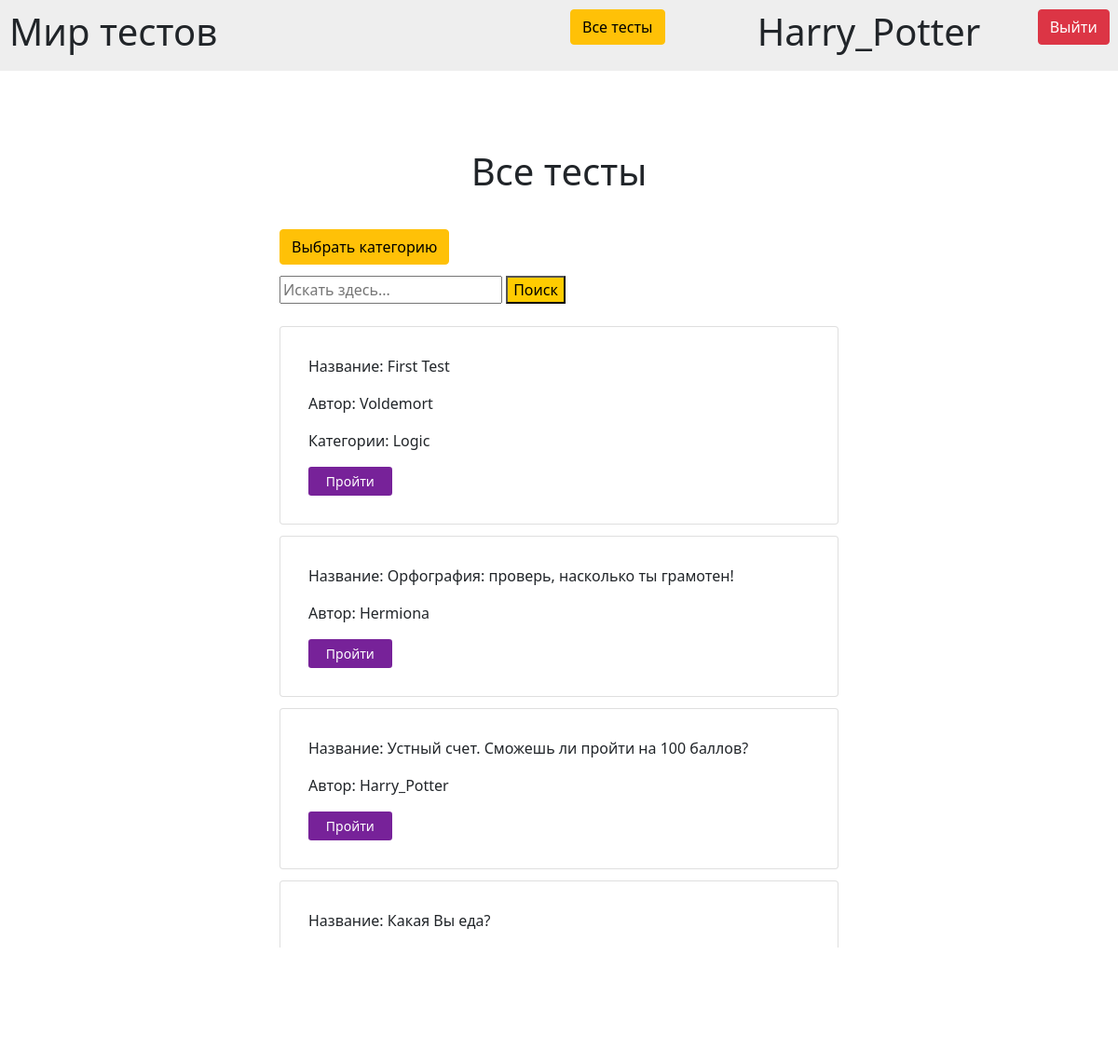
/alltests (signed in), run on the app's committed database.
### data/users.py (models this page shows)
class User(Base):
    __tablename__ = 'users'
    id = sqlalchemy.Column(sqlalchemy.Integer, primary_key=True, autoincrement=True)
    login = sqlalchemy.Column(sqlalchemy.String, unique=True, nullable=False)
    password = sqlalchemy.Column(sqlalchemy.String, unique=True, nullable=False)
    completed_tests = orm.relationship("Result", secondary="Results_of_CompletedTests", backref="users")
    offered_tests = orm.relationship("Test", secondary="OfferedTests", backref="users")

### data/tests.py (models this page shows, shortened)
class Test(Base):
    __tablename__ = 'tests'
    id = sqlalchemy.Column(sqlalchemy.Integer, primary_key=True, autoincrement=True)
    name = sqlalchemy.Column(sqlalchemy.String, unique=False, nullable=False)
    author = sqlalchemy.Column(sqlalchemy.Integer, sqlalchemy.ForeignKey('users.id'))
    content = sqlalchemy.Column(sqlalchemy.String)
    categories = orm.relationship("Category", secondary="Categories_to_Tests", backref="tests")
    with_points = sqlalchemy.Column(sqlalchemy.Boolean, default=0)
    results = sqlalchemy.Column(sqlalchemy.String)
    approved = sqlalchemy.Column(sqlalchemy.Boolean, default=1)
    def to_json(self, test):
        return {'id': test.id, 'name': test.name, 'author': test.author, 'questions': json.loads(test.content),
                'with_points': test.with_points, 'results': test.results, 'approved': test.approved,
                'categories': ', '.join([cat.name for cat in test.categories])}

### data/categories.py (models this page shows)
class Category(Base):
    __tablename__ = 'categories'
    id = sqlalchemy.Column(sqlalchemy.Integer, primary_key=True, autoincrement=True)
    name = sqlalchemy.Column(sqlalchemy.String, unique=False, nullable=False)

### data/application_tests.py (the view)
@bp.route("/alltests", methods=['GET', 'POST'])
@bp.route("/alltests/<category>", methods=['GET', 'POST'])
@login_required
def all_tests(category=None):
    if request.method == "POST":
        string = request.form['string']
        if string:
            tests = DataBase.set_names_to_authors_in_test(DataBase().search_test(string))
            return render_template("all_tests.html", tests=tests, title=f"Тесты по запросу: {string}")
    tests = DataBase.set_names_to_authors_in_test(DataBase().get_tests(category))
    return render_template("all_tests.html", tests=tests, title="Все тесты")

### data/application_user.py (called while the page is built)
def login_required(view):
    @functools.wraps(view)
    def wrapped_view(**kwargs):
        if g.user is None:
            return redirect(url_for('tests.index'))
        return view(**kwargs)
    return wrapped_view

@bp.before_app_request
def load_logged_in_user():
    user_id = session.get("user_id")
    if user_id is None:
        g.user = None
    else:
        g.user = User.query.filter(User.id == user_id).first()

### database.py (called while the page is built)
    @staticmethod
    def get_login_by_id(id):
        user = User.query.filter(User.id == id).first()
        return user.login

    @staticmethod
    def get_tests(category=None):
        tests = Test.query.all()
        tests_to_return = list()
        if not category:
            for test in tests:
                tests_to_return.append(Test().to_json(test))
        else:
            for test in tests:
                categories = [c.name for c in test.categories]
                if category in categories:
                    tests_to_return.append(Test().to_json(test))
        return tests_to_return

    @staticmethod
    def set_names_to_authors_in_test(tests_without_author):
        tests = []
        for test in tests_without_author:
            if test['approved']:
                test['author'] = DataBase().get_login_by_id(test['author'])
                tests.append(test)
        return tests

### data/templates/all_tests.html
{% extends "base.html" %}
{% block content %}
  <div class="text-center" style="padding: 10% 0 5% 0">
    <h1>Все тесты</h1>
  </div>
  <a class="btn btn-warning" href="{{ url_for('tests.select_category') }}">Выбрать категорию</a>
  <form method="post" style="padding: 2% 0 2% 0">
      <input name="string" id="string" placeholder="Искать здесь..." type="search">
      <button type="submit" style="background-color: #FFCC00">Поиск</button>
  </form>
  {% for test in tests %}
  <div class="card" style="padding: 5%; margin: 2% 0">
      <p>Название: {{ test.name }}</p>
      <p>Автор: {{ test.author }}</p>
      {% if test.categories %}
        <p>Категории: {{ test.categories }}</p>
      {% endif %}
      <a class="btn btn-sm col-md-2" style="background-color: #772299; color: #FFFFFF;"
         href="{{ url_for('tests.do_test', test_id=test.id) }}">Пройти</a>
  </div>
  {% endfor %}
{% endblock %}

### data/templates/base.html (shortened to what this page needs)
<!DOCTYPE html>
<html lang="en">
<head>
    <link rel="stylesheet"
      href="https://cdn.jsdelivr.net/npm/bootstrap@5.0.0-beta1/dist/css/bootstrap.min.css"
>
</head>
<body>
    <div class="row" style="background: #EEEEEE; padding: 10px;">
        <div class="col-md-6">
            <h1>Мир тестов</h1>
        </div >
        {% if g.user %}
            <div class="col-md-2"><a class="btn btn-warning" href="{{ url_for('tests.all_tests') }}">Все тесты</a></div>
            <div class="col-md-3"><a href="{{ url_for('tests.user_page') }}" class="text-decoration-none text-reset"><h1>
                {{ g.user.login }}</h1></a></div>
            <div class="col-md-1 text-end"><a class="btn btn-danger" href="{{ url_for('user.logout') }}">Выйти</a></div>
        {% else %}
            <div class="col-md-6 text-end"><a class="btn btn-success" href="{{ url_for('user.login') }}">Войти</a></div>
        {% endif %}
    </div>
    <div style="margin: 2% 25%;">
    {% block content %}{% endblock %}
    </div>
</body>
</html>

### data on the page
User: user.login "Harry_Potter", author "Harry_Potter"
Test: name "First Test"
User: author "Voldemort"
Category: categories "Logic"
Test: name "Орфография: проверь, насколько ты грамотен!"
User: author "Hermiona"
Test: name "Устный счет. Сможешь ли пройти на 100 баллов?"
Test: name "Какая Вы еда?"
